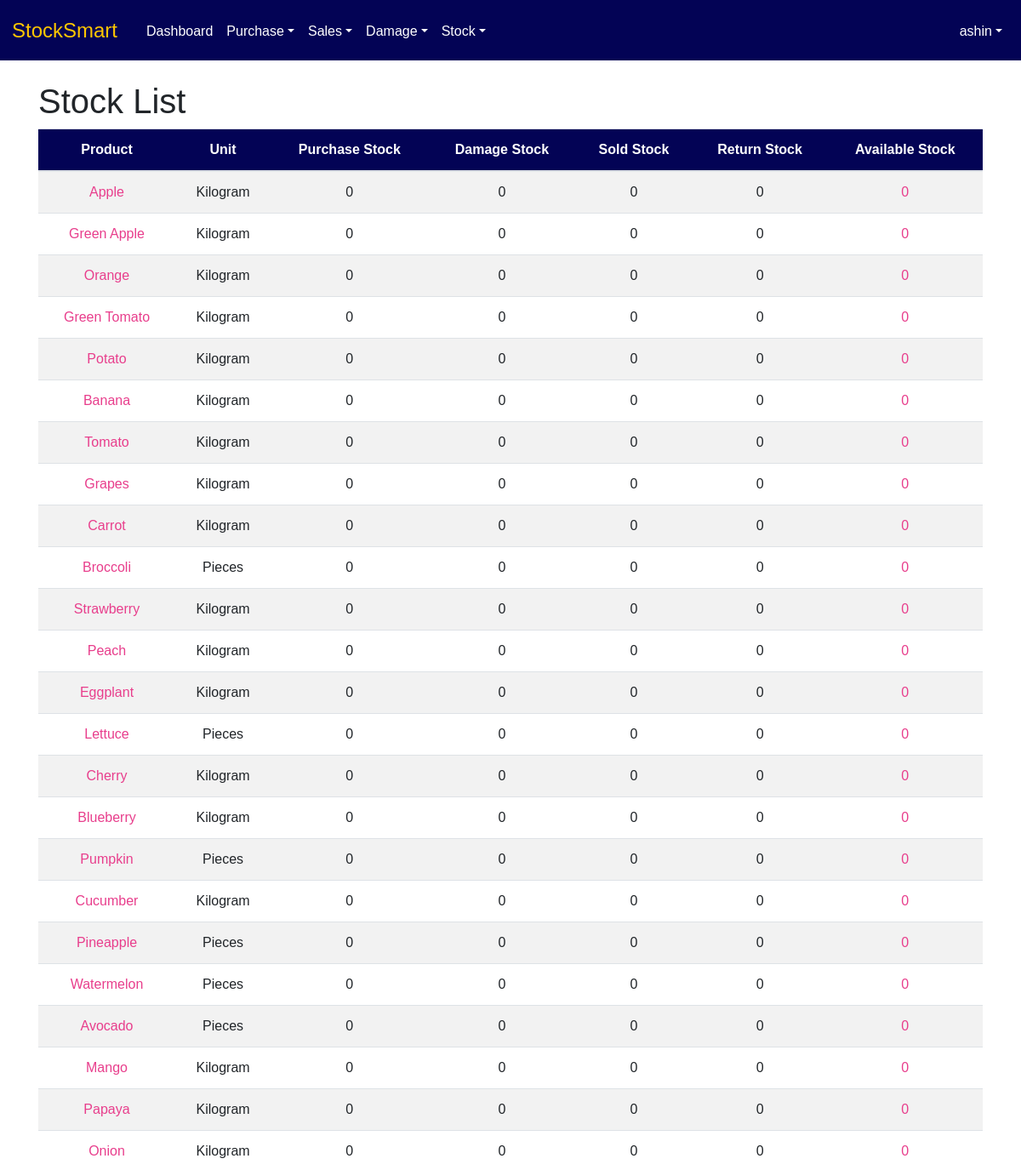
The page /Stock/stock_list/ (signed in, upper part) on the database as committed earlier.
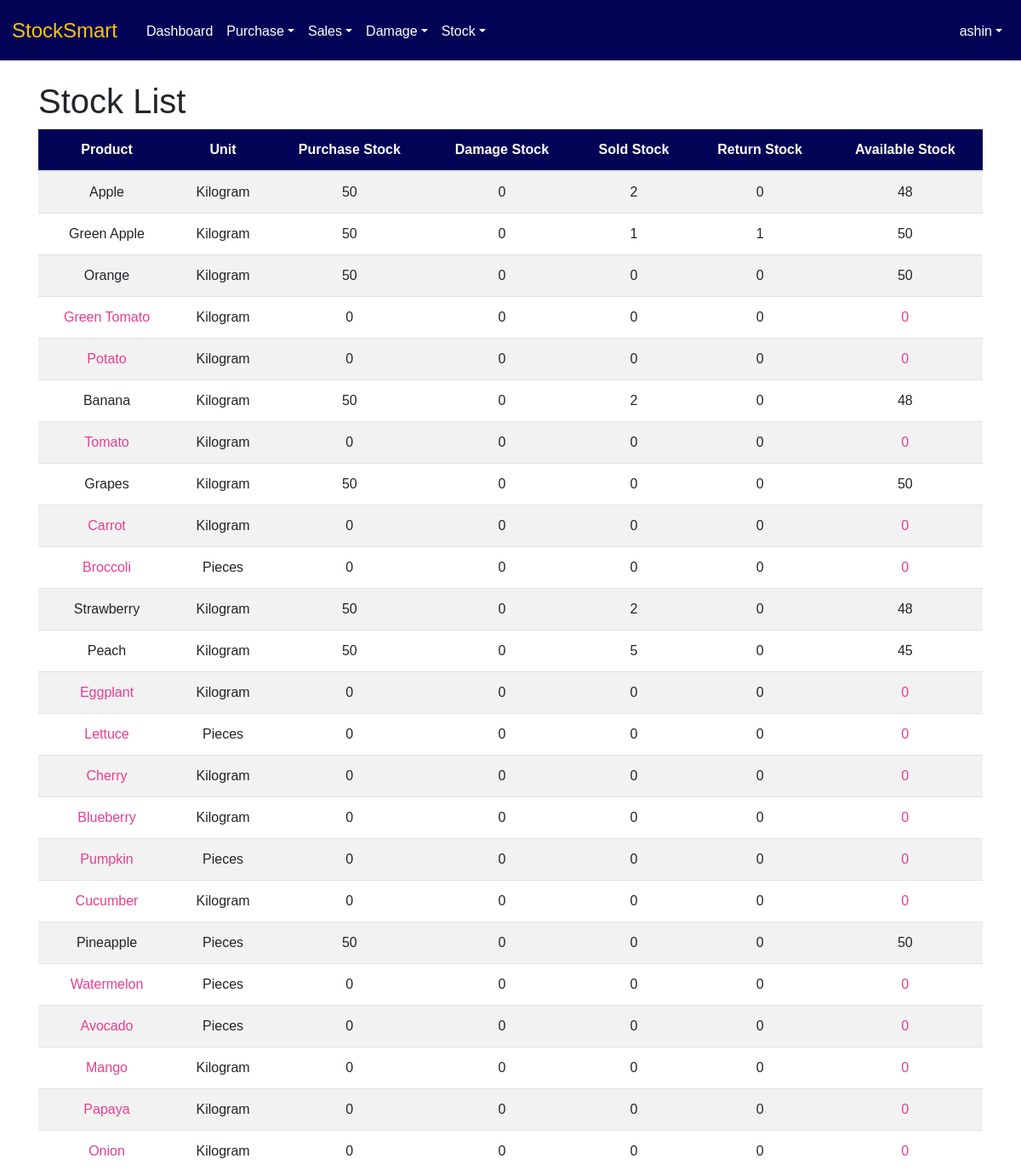
The same page on the database as committed later.
### Stock/models.py (models this page shows, shortened)
class stockTable(models.Model):
    st_item = models.OneToOneField(itemTable, on_delete=models.CASCADE)
    st_purchasesStock = models.PositiveIntegerField(default=0)
    st_soldStock = models.PositiveIntegerField(default=0)
    st_salesReturnStock = models.PositiveIntegerField(default=0)
    st_damageStock = models.PositiveIntegerField(default=0)
    st_remainingStock = models.PositiveIntegerField(default=0)

### Core/models.py (models this page shows, shortened)
class itemTable(models.Model):
    UNIT_CHOICES = [
        ('Kilogram', 'Kg'),
        ('Pieces', 'Pcs'),
    ]
    CATEGORY_CHOICE = [
        ('Vegetables', 'Veg'),
        ('Fruits', 'Fru'),
    ]
    item_name = models.CharField(max_length=50, null=True, blank=True, unique=True)
    item_category = models.CharField(max_length=50, choices=CATEGORY_CHOICE)
    item_unit = models.CharField(max_length=15, choices=UNIT_CHOICES)

### Stock/views.py (the view)
# urls.py: path("stock_list/", views.stock_list, name="stock_list"),
@admin_required
def stock_list(request):
    base_template = 'user/Index.html' if request.user.role == "Admin" else 'user/staff_index.html'
    st=stockTable.objects.all()
    return render(request,"stock/stock_list.html",{'st':st, 'base_template':base_template})

### templates/stock/stock_list.html (shortened to what this page needs)
<!DOCTYPE html>
{% extends base_template %}
{% load static %}
{% block content %}
<html lang="en">
<head>
    <link rel="stylesheet" href="https://stackpath.bootstrapcdn.com/bootstrap/4.3.1/css/bootstrap.min.css">
    <link href="{% static 'assets/style.css' %}" rel="stylesheet">
</head>
<body>
<div class="container">
    <h1 class="mt-4">Stock List</h1>
    <table class="table table-striped">
        <thead class="bg-info">
            <tr>
                <th scope="col">Product</th>
                <th scope="col">Unit</th>
                <th scope="col">Purchase Stock</th>
                <th scope="col">Damage Stock</th>
                <th scope="col">Sold Stock</th>
                <th scope="col">Return Stock</th>
                <th scope="col">Available Stock</th>
            </tr>
        </thead>
        <tbody>
            {% for i in st %}
                <tr>
                    <td class="{% if i.st_remainingStock < 10 %}low-stock{% endif %}">{{ i.st_item.item_name }}</td>
                    <td>{{ i.st_item.item_unit }}</td>
                    <td>{{ i.st_purchasesStock }} </td>
                    <td>{{ i.st_damageStock }} </td>
                    <td>{{ i.st_soldStock }} </td>
                    <td>{{ i.st_salesReturnStock }} </td>
                    <td class="{% if i.st_remainingStock < 10 %}low-stock{% endif %}">{{ i.st_remainingStock }}</td>
                </tr>
            {% endfor %}
        </tbody>
    </table>
</div>
</body>
</html>
{% endblock %}

Rows that differ between the two databases and show on the page:
changed stockTable "Apple": st_purchasesStock "0" → "50"; st_soldStock "0" → "2"; st_remainingStock "0" → "48"
changed stockTable "Green Apple": st_purchasesStock "0" → "50"; st_soldStock "0" → "1"; st_salesReturnStock "0" → "1"; st_remainingStock "0" → "50"
changed stockTable "Orange": st_purchasesStock "0" → "50"; st_remainingStock "0" → "50"
changed stockTable "Banana": st_purchasesStock "0" → "50"; st_soldStock "0" → "2"; st_remainingStock "0" → "48"
changed stockTable "Grapes": st_purchasesStock "0" → "50"; st_remainingStock "0" → "50"
changed stockTable "Strawberry": st_purchasesStock "0" → "50"; st_soldStock "0" → "2"; st_remainingStock "0" → "48"
changed stockTable "Peach": st_purchasesStock "0" → "50"; st_soldStock "0" → "5"; st_remainingStock "0" → "45"
changed stockTable "Pineapple": st_purchasesStock "0" → "50"; st_remainingStock "0" → "50"
